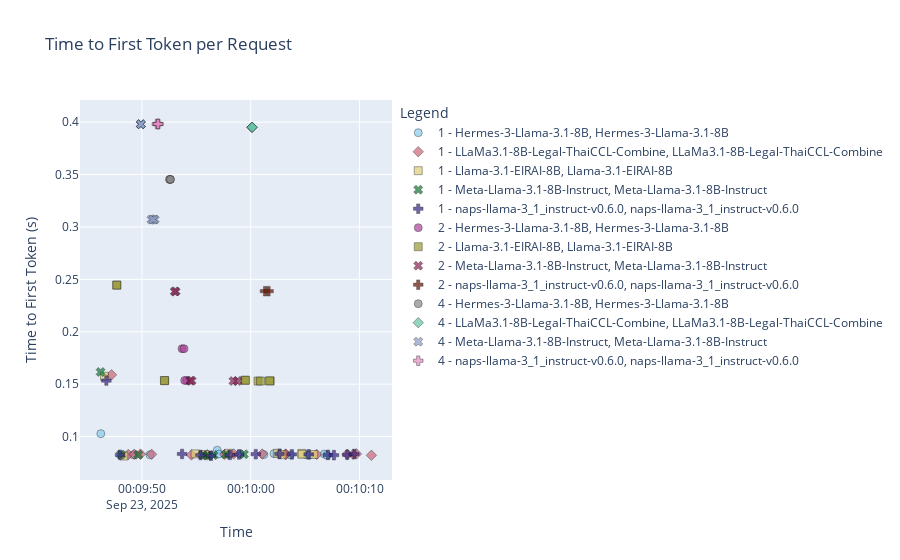
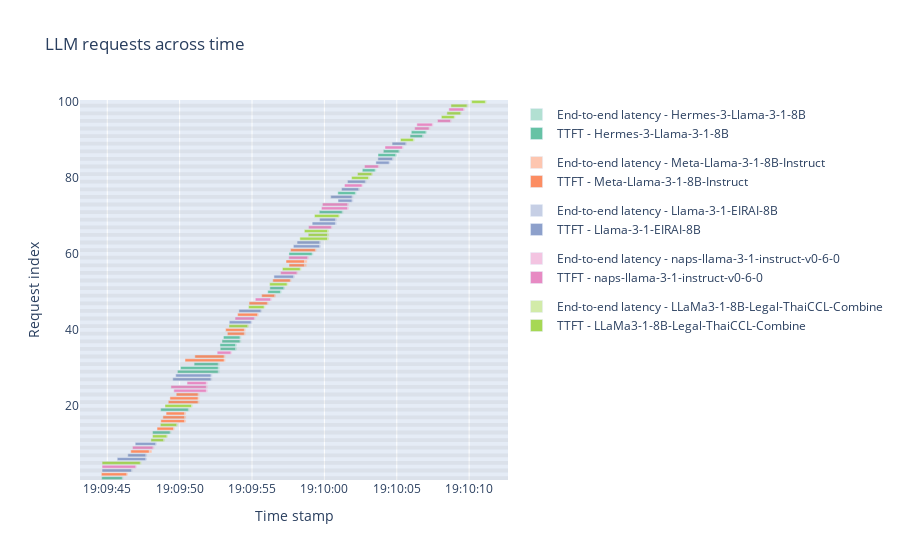

Notebook cell for these charts, in order:
### Markdown cell above
## 5_ckpts-100_reqs-1_qps_exponential_equally_spread

### Code cell
filename = '5_ckpts-100_reqs-1_qps_exponential_equally_spread'
runname = '20250922-190941.709402'
grafana_path = f'../data/bundle_tests/amit_tests_v2/{filename}/grafana-{filename}.csv'
jsons_path = f'../data/bundle_tests/amit_tests_v2/{filename}/{runname}'

get_reports(grafana_path, jsons_path, filename)

### Figure 1 — Plotly figure (JSON) as saved in the notebook; plotly's stock layout.template omitted (floating-point values rounded to 4 significant figures)
{"data": [{"customdata": [["1", "Hermes-3-Llama-3.1-8B"], ["1", "Hermes-3-Llama-3.1-8B"], ["1", "Hermes-3-Llama-3.1-8B"], ["1", "Hermes-3-Llama-3.1-8B"], ["1", "Hermes-3-Llama-3.1-8B"], ["1", "Hermes-3-Llama-3.1-8B"], ["1", "Hermes-3-Llama-3.1-8B"], ["1", "Hermes-3-Llama-3.1-8B"], ["1", "Hermes-3-Llama-3.1-8B"], ["1", "Hermes-3-Llama-3.1-8B"], ["1", "Hermes-3-Llama-3.1-8B"], ["1", "Hermes-3-Llama-3.1-8B"], ["1", "Hermes-3-Llama-3.1-8B"]], "hovertemplate": "Batch Size - Model=1 - Hermes-3-Llama-3.1-8B<br>Model=%{customdata[1]}<br>Time=%{x}<br>Time to First Token (s)=%{y}<br>Batch Size=%{customdata[0]}<extra></extra>", "legendgroup": "1 - Hermes-3-Llama-3.1-8B, Hermes-3-Llama-3.1-8B", "marker": {"color": "rgb(136, 204, 238)", "line": {"color": "black", "width": 0.5}, "opacity": 0.7, "size": 8, "symbol": "circle"}, "mode": "markers", "name": "1 - Hermes-3-Llama-3.1-8B, Hermes-3-Llama-3.1-8B", "orientation": "v", "showlegend": true, "type": "scatter", "x": ["2025-09-23T00:09:46.224718", "2025-09-23T00:09:49.203804", "2025-09-23T00:09:50.735673", "2025-09-23T00:09:56.924006", "2025-09-23T00:09:57.055830", "2025-09-23T00:09:59.008759", "2025-09-23T00:10:01.207513", "2025-09-23T00:10:02.141296", "2025-09-23T00:10:03.627713", "2025-09-23T00:10:05.127409", "2025-09-23T00:10:05.398404", "2025-09-23T00:10:06.759129", "2025-09-23T00:10:07.020838"], "xaxis": "x", "y": [0.1028, 0.08259, 0.0826, 0.08703, 0.08327, 0.08355, 0.08281, 0.08372, 0.08251, 0.08257, 0.08242, 0.08334, 0.08204], "yaxis": "y"}, {"customdata": [["1", "LLaMa3.1-8B-Legal-ThaiCCL-Combine"], ["1", "LLaMa3.1-8B-Legal-ThaiCCL-Combine"], ["1", "LLaMa3.1-8B-Legal-ThaiCCL-Combine"], ["1", "LLaMa3.1-8B-Legal-ThaiCCL-Combine"], ["1", "LLaMa3.1-8B-Legal-ThaiCCL-Combine"], ["1", "LLaMa3.1-8B-Legal-ThaiCCL-Combine"], ["1", "LLaMa3.1-8B-Legal-ThaiCCL-Combine"], ["1", "LLaMa3.1-8B-Legal-ThaiCCL-Combine"], ["1", "LLaMa3.1-8B-Legal-ThaiCCL-Combine"], ["1", "LLaMa3.1-8B-Legal-ThaiCCL-Combine"], ["1", "LLaMa3.1-8B-Legal-ThaiCCL-Combine"], ["1", "LLaMa3.1-8B-Legal-ThaiCCL-Combine"], ["1", "LLaMa3.1-8B-Legal-ThaiCCL-Combine"], ["1", "LLaMa3.1-8B-Legal-ThaiCCL-Combine"], ["1", "LLaMa3.1-8B-Legal-ThaiCCL-Combine"], ["1", "LLaMa3.1-8B-Legal-ThaiCCL-Combine"], ["1", "LLaMa3.1-8B-Legal-ThaiCCL-Combine"]], "hovertemplate": "Batch Size - Model=1 - LLaMa3.1-8B-Legal-ThaiCCL-Combine<br>Model=%{customdata[1]}<br>Time=%{x}<br>Time to First Token (s)=%{y}<br>Batch Size=%{customdata[0]}<extra></extra>", "legendgroup": "1 - LLaMa3.1-8B-Legal-ThaiCCL-Combine, LLaMa3.1-8B-Legal-ThaiCCL-Combine", "marker": {"color": "rgb(204, 102, 119)", "line": {"color": "black", "width": 0.5}, "opacity": 0.7, "size": 8, "symbol": "diamond"}, "mode": "markers", "name": "1 - LLaMa3.1-8B-Legal-ThaiCCL-Combine, LLaMa3.1-8B-Legal-ThaiCCL-Combine", "orientation": "v", "showlegend": true, "type": "scatter", "x": ["2025-09-23T00:09:47.211503", "2025-09-23T00:09:48.747005", "2025-09-23T00:09:49.293711", "2025-09-23T00:09:49.866121", "2025-09-23T00:09:50.896176", "2025-09-23T00:09:54.549189", "2025-09-23T00:09:56.008725", "2025-09-23T00:09:57.617298", "2025-09-23T00:09:58.437294", "2025-09-23T00:10:01.053963", "2025-09-23T00:10:03.205754", "2025-09-23T00:10:03.221514", "2025-09-23T00:10:06.059694", "2025-09-23T00:10:08.864068", "2025-09-23T00:10:09.401206", "2025-09-23T00:10:09.718774", "2025-09-23T00:10:11.088511"], "xaxis": "x", "y": [0.1589, 0.08292, 0.08313, 0.08333, 0.08305, 0.08245, 0.08265, 0.08302, 0.08339, 0.08339, 0.08331, 0.0829, 0.08298, 0.08313, 0.08296, 0.08347, 0.08213], "yaxis": "y"}, {"customdata": [["1", "Llama-3.1-EIRAI-8B"], ["1", "Llama-3.1-EIRAI-8B"], ["1", "Llama-3.1-EIRAI-8B"], ["1", "Llama-3.1-EIRAI-8B"], ["1", "Llama-3.1-EIRAI-8B"], ["1", "Llama-3.1-EIRAI-8B"], ["1", "Llama-3.1-EIRAI-8B"], ["1", "Llama-3.1-EIRAI-8B"], ["1", "Llama-3.1-EIRAI-8B"], ["1", "Llama-3.1-EIRAI-8B"]], "hovertemplate": "Batch Size - Model=1 - Llama-3.1-EIRAI-8B<br>Model=%{customdata[1]}<br>Time=%{x}<br>Time to First Token (s)=%{y}<br>Batch Size=%{customdata[0]}<extra></extra>", "legendgroup": "1 - Llama-3.1-EIRAI-8B, Llama-3.1-EIRAI-8B", "marker": {"color": "rgb(221, 204, 119)", "line": {"color": "black", "width": 0.5}, "opacity": 0.7, "size": 8, "symbol": "square"}, "mode": "markers", "name": "1 - Llama-3.1-EIRAI-8B, Llama-3.1-EIRAI-8B", "orientation": "v", "showlegend": true, "type": "scatter", "x": ["2025-09-23T00:09:46.565457", "2025-09-23T00:09:48.343934", "2025-09-23T00:09:54.887146", "2025-09-23T00:09:55.785650", "2025-09-23T00:09:57.966811", "2025-09-23T00:10:02.441089", "2025-09-23T00:10:02.869107", "2025-09-23T00:10:04.698115", "2025-09-23T00:10:04.721263", "2025-09-23T00:10:05.791009"], "xaxis": "x", "y": [0.1575, 0.08145, 0.08349, 0.08273, 0.08404, 0.0841, 0.08269, 0.08392, 0.08304, 0.0829], "yaxis": "y"}, {"customdata": [["1", "Meta-Llama-3.1-8B-Instruct"], ["1", "Meta-Llama-3.1-8B-Instruct"], ["1", "Meta-Llama-3.1-8B-Instruct"], ["1", "Meta-Llama-3.1-8B-Instruct"], ["1", "Meta-Llama-3.1-8B-Instruct"], ["1", "Meta-Llama-3.1-8B-Instruct"], ["1", "Meta-Llama-3.1-8B-Instruct"], ["1", "Meta-Llama-3.1-8B-Instruct"]], "hovertemplate": "Batch Size - Model=1 - Meta-Llama-3.1-8B-Instruct<br>Model=%{customdata[1]}<br>Time=%{x}<br>Time to First Token (s)=%{y}<br>Batch Size=%{customdata[0]}<extra></extra>", "legendgroup": "1 - Meta-Llama-3.1-8B-Instruct, Meta-Llama-3.1-8B-Instruct", "marker": {"color": "rgb(17, 119, 51)", "line": {"color": "black", "width": 0.5}, "opacity": 0.7, "size": 8, "symbol": "x"}, "mode": "markers", "name": "1 - Meta-Llama-3.1-8B-Instruct, Meta-Llama-3.1-8B-Instruct", "orientation": "v", "showlegend": true, "type": "scatter", "x": ["2025-09-23T00:09:46.204226", "2025-09-23T00:09:48.069494", "2025-09-23T00:09:49.665792", "2025-09-23T00:09:55.603568", "2025-09-23T00:09:56.009435", "2025-09-23T00:09:56.572344", "2025-09-23T00:09:57.716800", "2025-09-23T00:09:59.377111"], "xaxis": "x", "y": [0.1616, 0.08281, 0.08262, 0.08234, 0.08175, 0.08226, 0.0828, 0.08316], "yaxis": "y"}, {"customdata": [["1", "naps-llama-3_1_instruct-v0.6.0"], ["1", "naps-llama-3_1_instruct-v0.6.0"], ["1", "naps-llama-3_1_instruct-v0.6.0"], ["1", "naps-llama-3_1_instruct-v0.6.0"], ["1", "naps-llama-3_1_instruct-v0.6.0"], ["1", "naps-llama-3_1_instruct-v0.6.0"], ["1", "naps-llama-3_1_instruct-v0.6.0"], ["1", "naps-llama-3_1_instruct-v0.6.0"], ["1", "naps-llama-3_1_instruct-v0.6.0"], ["1", "naps-llama-3_1_instruct-v0.6.0"], ["1", "naps-llama-3_1_instruct-v0.6.0"], ["1", "naps-llama-3_1_instruct-v0.6.0"], ["1", "naps-llama-3_1_instruct-v0.6.0"], ["1", "naps-llama-3_1_instruct-v0.6.0"], ["1", "naps-llama-3_1_instruct-v0.6.0"]], "hovertemplate": "Batch Size - Model=1 - naps-llama-3_1_instruct-v0.6.0<br>Model=%{customdata[1]}<br>Time=%{x}<br>Time to First Token (s)=%{y}<br>Batch Size=%{customdata[0]}<extra></extra>", "legendgroup": "1 - naps-llama-3_1_instruct-v0.6.0, naps-llama-3_1_instruct-v0.6.0", "marker": {"color": "rgb(51, 34, 136)", "line": {"color": "black", "width": 0.5}, "opacity": 0.7, "size": 8, "symbol": "cross"}, "mode": "markers", "name": "1 - naps-llama-3_1_instruct-v0.6.0, naps-llama-3_1_instruct-v0.6.0", "orientation": "v", "showlegend": true, "type": "scatter", "x": ["2025-09-23T00:09:46.733172", "2025-09-23T00:09:47.995620", "2025-09-23T00:09:53.690665", "2025-09-23T00:09:55.386278", "2025-09-23T00:09:56.352456", "2025-09-23T00:09:58.088413", "2025-09-23T00:09:58.929068", "2025-09-23T00:10:00.462795", "2025-09-23T00:10:02.643148", "2025-09-23T00:10:03.783678", "2025-09-23T00:10:05.326899", "2025-09-23T00:10:07.103759", "2025-09-23T00:10:07.647013", "2025-09-23T00:10:08.865282", "2025-09-23T00:10:09.522577"], "xaxis": "x", "y": [0.1534, 0.08262, 0.0834, 0.08241, 0.08168, 0.08252, 0.0829, 0.08319, 0.08351, 0.083, 0.08302, 0.08254, 0.08224, 0.08259, 0.08336], "yaxis": "y"}, {"customdata": [["2", "Hermes-3-Llama-3.1-8B"], ["2", "Hermes-3-Llama-3.1-8B"], ["2", "Hermes-3-Llama-3.1-8B"], ["2", "Hermes-3-Llama-3.1-8B"]], "hovertemplate": "Batch Size - Model=2 - Hermes-3-Llama-3.1-8B<br>Model=%{customdata[1]}<br>Time=%{x}<br>Time to First Token (s)=%{y}<br>Batch Size=%{customdata[0]}<extra></extra>", "legendgroup": "2 - Hermes-3-Llama-3.1-8B, Hermes-3-Llama-3.1-8B", "marker": {"color": "rgb(170, 68, 153)", "line": {"color": "black", "width": 0.5}, "opacity": 0.7, "size": 8, "symbol": "circle"}, "mode": "markers", "name": "2 - Hermes-3-Llama-3.1-8B, Hermes-3-Llama-3.1-8B", "orientation": "v", "showlegend": true, "type": "scatter", "x": ["2025-09-23T00:09:53.682927", "2025-09-23T00:09:53.873850", "2025-09-23T00:09:54.105125", "2025-09-23T00:09:53.931096"], "xaxis": "x", "y": [0.1838, 0.1838, 0.1536, 0.1536], "yaxis": "y"}, {"customdata": [["2", "Llama-3.1-EIRAI-8B"], ["2", "Llama-3.1-EIRAI-8B"], ["2", "Llama-3.1-EIRAI-8B"], ["2", "Llama-3.1-EIRAI-8B"], ["2", "Llama-3.1-EIRAI-8B"], ["2", "Llama-3.1-EIRAI-8B"], ["2", "Llama-3.1-EIRAI-8B"], ["2", "Llama-3.1-EIRAI-8B"], ["2", "Llama-3.1-EIRAI-8B"], ["2", "Llama-3.1-EIRAI-8B"]], "hovertemplate": "Batch Size - Model=2 - Llama-3.1-EIRAI-8B<br>Model=%{customdata[1]}<br>Time=%{x}<br>Time to First Token (s)=%{y}<br>Batch Size=%{customdata[0]}<extra></extra>", "legendgroup": "2 - Llama-3.1-EIRAI-8B, Llama-3.1-EIRAI-8B", "marker": {"color": "rgb(153, 153, 51)", "line": {"color": "black", "width": 0.5}, "opacity": 0.7, "size": 8, "symbol": "square"}, "mode": "markers", "name": "2 - Llama-3.1-EIRAI-8B, Llama-3.1-EIRAI-8B", "orientation": "v", "showlegend": true, "type": "scatter", "x": ["2025-09-23T00:09:47.699569", "2025-09-23T00:09:47.686831", "2025-09-23T00:09:52.092642", "2025-09-23T00:09:52.069908", "2025-09-23T00:09:59.448540", "2025-09-23T00:09:59.532791", "2025-09-23T00:10:00.670219", "2025-09-23T00:10:00.908615", "2025-09-23T00:10:01.794464", "2025-09-23T00:10:01.725215"], "xaxis": "x", "y": [0.2445, 0.2445, 0.1534, 0.1534, 0.1537, 0.1537, 0.153, 0.153, 0.1531, 0.1531], "yaxis": "y"}, {"customdata": [["2", "Meta-Llama-3.1-8B-Instruct"], ["2", "Meta-Llama-3.1-8B-Instruct"], ["2", "Meta-Llama-3.1-8B-Instruct"], ["2", "Meta-Llama-3.1-8B-Instruct"], ["2", "Meta-Llama-3.1-8B-Instruct"], ["2", "Meta-Llama-3.1-8B-Instruct"]], "hovertemplate": "Batch Size - Model=2 - Meta-Llama-3.1-8B-Instruct<br>Model=%{customdata[1]}<br>Time=%{x}<br>Time to First Token (s)=%{y}<br>Batch Size=%{customdata[0]}<extra></extra>", "legendgroup": "2 - Meta-Llama-3.1-8B-Instruct, Meta-Llama-3.1-8B-Instruct", "marker": {"color": "rgb(136, 34, 85)", "line": {"color": "black", "width": 0.5}, "opacity": 0.7, "size": 8, "symbol": "x"}, "mode": "markers", "name": "2 - Meta-Llama-3.1-8B-Instruct, Meta-Llama-3.1-8B-Instruct", "orientation": "v", "showlegend": true, "type": "scatter", "x": ["2025-09-23T00:09:53.109266", "2025-09-23T00:09:53.007708", "2025-09-23T00:09:54.456938", "2025-09-23T00:09:54.576495", "2025-09-23T00:09:58.774387", "2025-09-23T00:09:58.404447"], "xaxis": "x", "y": [0.2385, 0.2385, 0.1533, 0.1533, 0.153, 0.153], "yaxis": "y"}, {"customdata": [["2", "naps-llama-3_1_instruct-v0.6.0"], ["2", "naps-llama-3_1_instruct-v0.6.0"]], "hovertemplate": "Batch Size - Model=2 - naps-llama-3_1_instruct-v0.6.0<br>Model=%{customdata[1]}<br>Time=%{x}<br>Time to First Token (s)=%{y}<br>Batch Size=%{customdata[0]}<extra></extra>", "legendgroup": "2 - naps-llama-3_1_instruct-v0.6.0, naps-llama-3_1_instruct-v0.6.0", "marker": {"color": "rgb(102, 17, 0)", "line": {"color": "black", "width": 0.5}, "opacity": 0.7, "size": 8, "symbol": "cross"}, "mode": "markers", "name": "2 - naps-llama-3_1_instruct-v0.6.0, naps-llama-3_1_instruct-v0.6.0", "orientation": "v", "showlegend": true, "type": "scatter", "x": ["2025-09-23T00:10:01.316241", "2025-09-23T00:10:01.637947"], "xaxis": "x", "y": [0.2387, 0.2387], "yaxis": "y"}, {"customdata": [["4", "Hermes-3-Llama-3.1-8B"], ["4", "Hermes-3-Llama-3.1-8B"], ["4", "Hermes-3-Llama-3.1-8B"]], "hovertemplate": "Batch Size - Model=4 - Hermes-3-Llama-3.1-8B<br>Model=%{customdata[1]}<br>Time=%{x}<br>Time to First Token (s)=%{y}<br>Batch Size=%{customdata[0]}<extra></extra>", "legendgroup": "4 - Hermes-3-Llama-3.1-8B, Hermes-3-Llama-3.1-8B", "marker": {"color": "rgb(136, 136, 136)", "line": {"color": "black", "width": 0.5}, "opacity": 0.7, "size": 8, "symbol": "circle"}, "mode": "markers", "name": "4 - Hermes-3-Llama-3.1-8B, Hermes-3-Llama-3.1-8B", "orientation": "v", "showlegend": true, "type": "scatter", "x": ["2025-09-23T00:09:52.598908", "2025-09-23T00:09:52.530962", "2025-09-23T00:09:52.626865"], "xaxis": "x", "y": [0.3454, 0.3454, 0.3454], "yaxis": "y"}, {"customdata": [["4", "LLaMa3.1-8B-Legal-ThaiCCL-Combine"], ["4", "LLaMa3.1-8B-Legal-ThaiCCL-Combine"], ["4", "LLaMa3.1-8B-Legal-ThaiCCL-Combine"]], "hovertemplate": "Batch Size - Model=4 - LLaMa3.1-8B-Legal-ThaiCCL-Combine<br>Model=%{customdata[1]}<br>Time=%{x}<br>Time to First Token (s)=%{y}<br>Batch Size=%{customdata[0]}<extra></extra>", "legendgroup": "4 - LLaMa3.1-8B-Legal-ThaiCCL-Combine, LLaMa3.1-8B-Legal-ThaiCCL-Combine", "marker": {"color": "rgb(102,194,165)", "line": {"color": "black", "width": 0.5}, "opacity": 0.7, "size": 8, "symbol": "diamond"}, "mode": "markers", "name": "4 - LLaMa3.1-8B-Legal-ThaiCCL-Combine, LLaMa3.1-8B-Legal-ThaiCCL-Combine", "orientation": "v", "showlegend": true, "type": "scatter", "x": ["2025-09-23T00:10:00.109101", "2025-09-23T00:10:00.111848", "2025-09-23T00:10:00.137543"], "xaxis": "x", "y": [0.3951, 0.3951, 0.3951], "yaxis": "y"}, {"customdata": [["4", "Meta-Llama-3.1-8B-Instruct"], ["4", "Meta-Llama-3.1-8B-Instruct"], ["4", "Meta-Llama-3.1-8B-Instruct"], ["4", "Meta-Llama-3.1-8B-Instruct"], ["4", "Meta-Llama-3.1-8B-Instruct"], ["4", "Meta-Llama-3.1-8B-Instruct"]], "hovertemplate": "Batch Size - Model=4 - Meta-Llama-3.1-8B-Instruct<br>Model=%{customdata[1]}<br>Time=%{x}<br>Time to First Token (s)=%{y}<br>Batch Size=%{customdata[0]}<extra></extra>", "legendgroup": "4 - Meta-Llama-3.1-8B-Instruct, Meta-Llama-3.1-8B-Instruct", "marker": {"color": "rgb(141,160,203)", "line": {"color": "black", "width": 0.5}, "opacity": 0.7, "size": 8, "symbol": "x"}, "mode": "markers", "name": "4 - Meta-Llama-3.1-8B-Instruct, Meta-Llama-3.1-8B-Instruct", "orientation": "v", "showlegend": true, "type": "scatter", "x": ["2025-09-23T00:09:49.888029", "2025-09-23T00:09:49.913043", "2025-09-23T00:09:49.910771", "2025-09-23T00:09:51.177831", "2025-09-23T00:09:50.880860", "2025-09-23T00:09:51.032919"], "xaxis": "x", "y": [0.398, 0.398, 0.398, 0.3071, 0.3071, 0.3071], "yaxis": "y"}, {"customdata": [["4", "naps-llama-3_1_instruct-v0.6.0"], ["4", "naps-llama-3_1_instruct-v0.6.0"], ["4", "naps-llama-3_1_instruct-v0.6.0"]], "hovertemplate": "Batch Size - Model=4 - naps-llama-3_1_instruct-v0.6.0<br>Model=%{customdata[1]}<br>Time=%{x}<br>Time to First Token (s)=%{y}<br>Batch Size=%{customdata[0]}<extra></extra>", "legendgroup": "4 - naps-llama-3_1_instruct-v0.6.0, naps-llama-3_1_instruct-v0.6.0", "marker": {"color": "rgb(231,138,195)", "line": {"color": "black", "width": 0.5}, "opacity": 0.7, "size": 8, "symbol": "cross"}, "mode": "markers", "name": "4 - naps-llama-3_1_instruct-v0.6.0, naps-llama-3_1_instruct-v0.6.0", "orientation": "v", "showlegend": true, "type": "scatter", "x": ["2025-09-23T00:09:51.378527", "2025-09-23T00:09:51.519290", "2025-09-23T00:09:51.475047"], "xaxis": "x", "y": [0.3982, 0.3982, 0.3982], "yaxis": "y"}], "layout": {"legend": {"groupclick": "toggleitem", "title": {"text": "Legend"}, "tracegroupgap": 0}, "title": {"text": "Time to First Token per Request"}, "xaxis": {"anchor": "y", "domain": [0, 1], "title": {"text": "Time"}}, "yaxis": {"anchor": "x", "domain": [0, 1], "title": {"text": "Time to First Token (s)"}}}}

### Figure 2 — Plotly figure (JSON) as saved in the notebook; plotly's stock layout.template omitted (floating-point values rounded to 4 significant figures)
{"data": [{"base": ["1900-01-01 19:09:44.616363", "1900-01-01 19:09:48.131918", "1900-01-01 19:09:48.689782", "1900-01-01 19:09:49.849358", "1900-01-01 19:09:50.062782", "1900-01-01 19:09:51.001561", "1900-01-01 19:09:52.805139", "1900-01-01 19:09:52.785645", "1900-01-01 19:09:52.926255", "1900-01-01 19:09:53.025723", "1900-01-01 19:09:56.091101", "1900-01-01 19:09:56.233871", "1900-01-01 19:09:57.551343", "1900-01-01 19:09:59.648250", "1900-01-01 19:10:00.931010", "1900-01-01 19:10:02.621085", "1900-01-01 19:10:03.703559", "1900-01-01 19:10:04.075595", "1900-01-01 19:10:05.917720", "1900-01-01 19:10:06.005239"], "legendgroup": "Hermes-3-Llama-3-1-8B", "marker": {"color": "#b2e0d2"}, "name": "End-to-end latency - Hermes-3-Llama-3-1-8B", "offsetgroup": "Hermes-3-Llama-3-1-8B-latency", "orientation": "h", "type": "bar", "x": [1498.0, 1296.0, 1992.0, 2918.0, 2704.0, 1766.0, 1147.0, 1171.0, 1332.0, 1233.0, 956.6, 1042.0, 1686.0, 1664.0, 1290.0, 969.8, 1308.0, 1159.0, 948.4, 1090.0], "y": [1, 13, 19, 29, 30, 31, 35, 36, 37, 38, 50, 51, 60, 71, 76, 82, 86, 87, 91, 92]}, {"base": ["1900-01-01 19:09:44.616363", "1900-01-01 19:09:48.131918", "1900-01-01 19:09:48.689782", "1900-01-01 19:09:49.849358", "1900-01-01 19:09:50.062782", "1900-01-01 19:09:51.001561", "1900-01-01 19:09:52.805139", "1900-01-01 19:09:52.785645", "1900-01-01 19:09:52.926255", "1900-01-01 19:09:53.025723", "1900-01-01 19:09:56.091101", "1900-01-01 19:09:56.233871", "1900-01-01 19:09:57.551343", "1900-01-01 19:09:59.648250", "1900-01-01 19:10:00.931010", "1900-01-01 19:10:02.621085", "1900-01-01 19:10:03.703559", "1900-01-01 19:10:04.075595", "1900-01-01 19:10:05.917720", "1900-01-01 19:10:06.005239"], "legendgroup": "Hermes-3-Llama-3-1-8B", "marker": {"color": "#66c2a5"}, "name": "TTFT - Hermes-3-Llama-3-1-8B", "offsetgroup": "Hermes-3-Llama-3-1-8B-ttft", "orientation": "h", "type": "bar", "x": [1418.0, 1210.0, 1907.0, 2813.0, 2599.0, 1660.0, 1054.0, 1077.0, 1240.0, 1141.0, 871.8, 957.5, 1596.0, 1578.0, 1204.0, 879.6, 1223.0, 1073.0, 861.4, 1006.0], "y": [1, 13, 19, 29, 30, 31, 35, 36, 37, 38, 50, 51, 60, 71, 76, 82, 86, 87, 91, 92]}, {"base": ["1900-01-01 19:09:44.594649", "1900-01-01 19:09:46.625336", "1900-01-01 19:09:48.439968", "1900-01-01 19:09:48.700880", "1900-01-01 19:09:48.843847", "1900-01-01 19:09:49.064114", "1900-01-01 19:09:49.217070", "1900-01-01 19:09:49.327919", "1900-01-01 19:09:49.767214", "1900-01-01 19:09:50.371189", "1900-01-01 19:09:51.052886", "1900-01-01 19:09:53.299621", "1900-01-01 19:09:53.182614", "1900-01-01 19:09:54.009095", "1900-01-01 19:09:54.797560", "1900-01-01 19:09:55.670877", "1900-01-01 19:09:56.438245", "1900-01-01 19:09:57.557062", "1900-01-01 19:09:57.349230", "1900-01-01 19:09:57.665355"], "legendgroup": "Meta-Llama-3-1-8B-Instruct", "marker": {"color": "#fdc6b0"}, "name": "End-to-end latency - Meta-Llama-3-1-8B-Instruct", "offsetgroup": "Meta-Llama-3-1-8B-Instruct-latency", "orientation": "h", "type": "bar", "x": [1840.0, 1461.0, 1221.0, 1746.0, 1606.0, 1386.0, 2157.0, 2048.0, 1612.0, 2800.0, 2117.0, 1261.0, 1381.0, 1460.0, 1344.0, 981.2, 1289.0, 1223.0, 1466.0, 1794.0], "y": [2, 8, 14, 16, 17, 18, 21, 22, 23, 32, 33, 39, 40, 44, 47, 49, 53, 57, 58, 61]}, {"base": ["1900-01-01 19:09:44.594649", "1900-01-01 19:09:46.625336", "1900-01-01 19:09:48.439968", "1900-01-01 19:09:48.700880", "1900-01-01 19:09:48.843847", "1900-01-01 19:09:49.064114", "1900-01-01 19:09:49.217070", "1900-01-01 19:09:49.327919", "1900-01-01 19:09:49.767214", "1900-01-01 19:09:50.371189", "1900-01-01 19:09:51.052886", "1900-01-01 19:09:53.299621", "1900-01-01 19:09:53.182614", "1900-01-01 19:09:54.009095", "1900-01-01 19:09:54.797560", "1900-01-01 19:09:55.670877", "1900-01-01 19:09:56.438245", "1900-01-01 19:09:57.557062", "1900-01-01 19:09:57.349230", "1900-01-01 19:09:57.665355"], "legendgroup": "Meta-Llama-3-1-8B-Instruct", "marker": {"color": "#fc8d62"}, "name": "TTFT - Meta-Llama-3-1-8B-Instruct", "offsetgroup": "Meta-Llama-3-1-8B-Instruct-ttft", "orientation": "h", "type": "bar", "x": [1752.0, 1274.0, 1135.0, 1642.0, 1500.0, 1279.0, 2052.0, 1942.0, 1505.0, 2700.0, 2016.0, 1168.0, 1287.0, 1378.0, 1259.0, 894.0, 1206.0, 1064.0, 1276.0, 1708.0], "y": [2, 8, 14, 16, 17, 18, 21, 22, 23, 32, 33, 39, 40, 44, 47, 49, 53, 57, 58, 61]}, {"base": ["1900-01-01 19:09:44.640031", "1900-01-01 19:09:45.688810", "1900-01-01 19:09:46.419663", "1900-01-01 19:09:46.931247", "1900-01-01 19:09:49.527960", "1900-01-01 19:09:49.732563", "1900-01-01 19:09:53.429313", "1900-01-01 19:09:54.094918", "1900-01-01 19:09:56.514815", "1900-01-01 19:09:57.860615", "1900-01-01 19:09:58.112780", "1900-01-01 19:09:59.156320", "1900-01-01 19:09:59.668754", "1900-01-01 19:10:00.942445", "1900-01-01 19:10:00.439599", "1900-01-01 19:10:01.188565", "1900-01-01 19:10:01.599552", "1900-01-01 19:10:03.558353", "1900-01-01 19:10:03.697388", "1900-01-01 19:10:04.676915"], "legendgroup": "Llama-3-1-EIRAI-8B", "marker": {"color": "#c6cfe5"}, "name": "End-to-end latency - Llama-3-1-EIRAI-8B", "offsetgroup": "Llama-3-1-EIRAI-8B-latency", "orientation": "h", "type": "bar", "x": [2113.0, 2061.0, 1333.0, 1499.0, 2727.0, 2526.0, 1596.0, 1602.0, 1443.0, 1897.0, 1652.0, 1699.0, 1188.0, 1058.0, 1562.0, 1267.0, 1311.0, 1002.0, 1088.0, 1026.0], "y": [3, 6, 7, 10, 27, 28, 42, 45, 54, 62, 63, 68, 69, 74, 75, 77, 79, 84, 85, 89]}, {"base": ["1900-01-01 19:09:44.640031", "1900-01-01 19:09:45.688810", "1900-01-01 19:09:46.419663", "1900-01-01 19:09:46.931247", "1900-01-01 19:09:49.527960", "1900-01-01 19:09:49.732563", "1900-01-01 19:09:53.429313", "1900-01-01 19:09:54.094918", "1900-01-01 19:09:56.514815", "1900-01-01 19:09:57.860615", "1900-01-01 19:09:58.112780", "1900-01-01 19:09:59.156320", "1900-01-01 19:09:59.668754", "1900-01-01 19:10:00.942445", "1900-01-01 19:10:00.439599", "1900-01-01 19:10:01.188565", "1900-01-01 19:10:01.599552", "1900-01-01 19:10:03.558353", "1900-01-01 19:10:03.697388", "1900-01-01 19:10:04.676915"], "legendgroup": "Llama-3-1-EIRAI-8B", "marker": {"color": "#8da0cb"}, "name": "TTFT - Llama-3-1-EIRAI-8B", "offsetgroup": "Llama-3-1-EIRAI-8B-ttft", "orientation": "h", "type": "bar", "x": [2027.0, 1970.0, 1239.0, 1414.0, 2633.0, 2431.0, 1506.0, 1517.0, 1356.0, 1812.0, 1564.0, 1606.0, 1093.0, 962.2, 1467.0, 1181.0, 1225.0, 914.7, 1002.0, 944.6], "y": [3, 6, 7, 10, 27, 28, 42, 45, 54, 62, 63, 68, 69, 74, 75, 77, 79, 84, 85, 89]}, {"base": ["1900-01-01 19:09:44.638651", "1900-01-01 19:09:46.745768", "1900-01-01 19:09:49.599243", "1900-01-01 19:09:49.398118", "1900-01-01 19:09:50.512691", "1900-01-01 19:09:52.593315", "1900-01-01 19:09:53.827636", "1900-01-01 19:09:55.228347", "1900-01-01 19:09:56.978232", "1900-01-01 19:09:57.541562", "1900-01-01 19:09:58.911263", "1900-01-01 19:09:59.798178", "1900-01-01 19:09:59.864095", "1900-01-01 19:10:01.388468", "1900-01-01 19:10:02.776591", "1900-01-01 19:10:04.186804", "1900-01-01 19:10:06.239637", "1900-01-01 19:10:06.390964", "1900-01-01 19:10:07.816356", "1900-01-01 19:10:08.598702"], "legendgroup": "naps-llama-3-1-instruct-v0-6-0", "marker": {"color": "#f3c4e1"}, "name": "End-to-end latency - naps-llama-3-1-instruct-v0-6-0", "offsetgroup": "naps-llama-3-1-instruct-v0-6-0-latency", "orientation": "h", "type": "bar", "x": [2412.0, 1510.0, 2349.0, 2551.0, 1437.0, 1031.0, 1416.0, 1143.0, 1210.0, 1389.0, 1646.0, 1902.0, 1837.0, 1294.0, 1036.0, 1288.0, 1075.0, 1148.0, 979.7, 1108.0], "y": [4, 9, 24, 25, 26, 34, 43, 48, 55, 59, 67, 72, 73, 78, 83, 88, 93, 94, 95, 98]}, {"base": ["1900-01-01 19:09:44.638651", "1900-01-01 19:09:46.745768", "1900-01-01 19:09:49.599243", "1900-01-01 19:09:49.398118", "1900-01-01 19:09:50.512691", "1900-01-01 19:09:52.593315", "1900-01-01 19:09:53.827636", "1900-01-01 19:09:55.228347", "1900-01-01 19:09:56.978232", "1900-01-01 19:09:57.541562", "1900-01-01 19:09:58.911263", "1900-01-01 19:09:59.798178", "1900-01-01 19:09:59.864095", "1900-01-01 19:10:01.388468", "1900-01-01 19:10:02.776591", "1900-01-01 19:10:04.186804", "1900-01-01 19:10:06.239637", "1900-01-01 19:10:06.390964", "1900-01-01 19:10:07.816356", "1900-01-01 19:10:08.598702"], "legendgroup": "naps-llama-3-1-instruct-v0-6-0", "marker": {"color": "#e78ac3"}, "name": "TTFT - naps-llama-3-1-instruct-v0-6-0", "offsetgroup": "naps-llama-3-1-instruct-v0-6-0-ttft", "orientation": "h", "type": "bar", "x": [2328.0, 1406.0, 2242.0, 2444.0, 1326.0, 946.5, 1332.0, 1058.0, 1122.0, 1302.0, 1560.0, 1806.0, 1742.0, 1207.0, 949.1, 1204.0, 989.7, 1062.0, 893.9, 1024.0], "y": [4, 9, 24, 25, 26, 34, 43, 48, 55, 59, 67, 72, 73, 78, 83, 88, 93, 94, 95, 98]}, {"base": ["1900-01-01 19:09:44.643077", "1900-01-01 19:09:48.017085", "1900-01-01 19:09:48.129515", "1900-01-01 19:09:48.668319", "1900-01-01 19:09:48.987492", "1900-01-01 19:09:53.411927", "1900-01-01 19:09:54.766416", "1900-01-01 19:09:56.218573", "1900-01-01 19:09:57.102946", "1900-01-01 19:09:58.305084", "1900-01-01 19:09:58.884110", "1900-01-01 19:09:58.618115", "1900-01-01 19:09:59.319434", "1900-01-01 19:10:01.879421", "1900-01-01 19:10:02.289189", "1900-01-01 19:10:05.259760", "1900-01-01 19:10:08.083500", "1900-01-01 19:10:08.464586", "1900-01-01 19:10:08.743042", "1900-01-01 19:10:10.174809"], "legendgroup": "LLaMa3-1-8B-Legal-ThaiCCL-Combine", "marker": {"color": "#d2eba9"}, "name": "End-to-end latency - LLaMa3-1-8B-Legal-ThaiCCL-Combine", "offsetgroup": "LLaMa3-1-8B-Legal-ThaiCCL-Combine-latency", "orientation": "h", "type": "bar", "x": [2719.0, 961.2, 1071.0, 1215.0, 1920.0, 1377.0, 1151.0, 1288.0, 1309.0, 2017.0, 1438.0, 1706.0, 1765.0, 1254.0, 1068.0, 981.1, 969.9, 1015.0, 1192.0, 1032.0], "y": [5, 11, 12, 15, 20, 41, 46, 52, 56, 64, 65, 66, 70, 80, 81, 90, 96, 97, 99, 100]}, {"base": ["1900-01-01 19:09:44.643077", "1900-01-01 19:09:48.017085", "1900-01-01 19:09:48.129515", "1900-01-01 19:09:48.668319", "1900-01-01 19:09:48.987492", "1900-01-01 19:09:53.411927", "1900-01-01 19:09:54.766416", "1900-01-01 19:09:56.218573", "1900-01-01 19:09:57.102946", "1900-01-01 19:09:58.305084", "1900-01-01 19:09:58.884110", "1900-01-01 19:09:58.618115", "1900-01-01 19:09:59.319434", "1900-01-01 19:10:01.879421", "1900-01-01 19:10:02.289189", "1900-01-01 19:10:05.259760", "1900-01-01 19:10:08.083500", "1900-01-01 19:10:08.464586", "1900-01-01 19:10:08.743042", "1900-01-01 19:10:10.174809"], "legendgroup": "LLaMa3-1-8B-Legal-ThaiCCL-Combine", "marker": {"color": "#a6d854"}, "name": "TTFT - LLaMa3-1-8B-Legal-ThaiCCL-Combine", "offsetgroup": "LLaMa3-1-8B-Legal-ThaiCCL-Combine-ttft", "orientation": "h", "type": "bar", "x": [2634.0, 872.3, 985.7, 1130.0, 1832.0, 1291.0, 1063.0, 1199.0, 1224.0, 1911.0, 1330.0, 1601.0, 1681.0, 1166.0, 986.6, 882.5, 885.9, 945.6, 1107.0, 944.4], "y": [5, 11, 12, 15, 20, 41, 46, 52, 56, 64, 65, 66, 70, 80, 81, 90, 96, 97, 99, 100]}], "layout": {"barmode": "overlay", "shapes": [{"fillcolor": "grey", "line": {"width": 0}, "opacity": 0.1, "type": "rect", "x0": 0, "x1": 1, "xref": "x domain", "y0": 0.5, "y1": 1.5, "yref": "y"}, {"fillcolor": "grey", "line": {"width": 0}, "opacity": 0.1, "type": "rect", "x0": 0, "x1": 1, "xref": "x domain", "y0": 2.5, "y1": 3.5, "yref": "y"}, {"fillcolor": "grey", "line": {"width": 0}, "opacity": 0.1, "type": "rect", "x0": 0, "x1": 1, "xref": "x domain", "y0": 4.5, "y1": 5.5, "yref": "y"}, {"fillcolor": "grey", "line": {"width": 0}, "opacity": 0.1, "type": "rect", "x0": 0, "x1": 1, "xref": "x domain", "y0": 6.5, "y1": 7.5, "yref": "y"}, {"fillcolor": "grey", "line": {"width": 0}, "opacity": 0.1, "type": "rect", "x0": 0, "x1": 1, "xref": "x domain", "y0": 8.5, "y1": 9.5, "yref": "y"}, {"fillcolor": "grey", "line": {"width": 0}, "opacity": 0.1, "type": "rect", "x0": 0, "x1": 1, "xref": "x domain", "y0": 10.5, "y1": 11.5, "yref": "y"}, {"fillcolor": "grey", "line": {"width": 0}, "opacity": 0.1, "type": "rect", "x0": 0, "x1": 1, "xref": "x domain", "y0": 12.5, "y1": 13.5, "yref": "y"}, {"fillcolor": "grey", "line": {"width": 0}, "opacity": 0.1, "type": "rect", "x0": 0, "x1": 1, "xref": "x domain", "y0": 14.5, "y1": 15.5, "yref": "y"}, {"fillcolor": "grey", "line": {"width": 0}, "opacity": 0.1, "type": "rect", "x0": 0, "x1": 1, "xref": "x domain", "y0": 16.5, "y1": 17.5, "yref": "y"}, {"fillcolor": "grey", "line": {"width": 0}, "opacity": 0.1, "type": "rect", "x0": 0, "x1": 1, "xref": "x domain", "y0": 18.5, "y1": 19.5, "yref": "y"}, {"fillcolor": "grey", "line": {"width": 0}, "opacity": 0.1, "type": "rect", "x0": 0, "x1": 1, "xref": "x domain", "y0": 20.5, "y1": 21.5, "yref": "y"}, {"fillcolor": "grey", "line": {"width": 0}, "opacity": 0.1, "type": "rect", "x0": 0, "x1": 1, "xref": "x domain", "y0": 22.5, "y1": 23.5, "yref": "y"}, {"fillcolor": "grey", "line": {"width": 0}, "opacity": 0.1, "type": "rect", "x0": 0, "x1": 1, "xref": "x domain", "y0": 24.5, "y1": 25.5, "yref": "y"}, {"fillcolor": "grey", "line": {"width": 0}, "opacity": 0.1, "type": "rect", "x0": 0, "x1": 1, "xref": "x domain", "y0": 26.5, "y1": 27.5, "yref": "y"}, {"fillcolor": "grey", "line": {"width": 0}, "opacity": 0.1, "type": "rect", "x0": 0, "x1": 1, "xref": "x domain", "y0": 28.5, "y1": 29.5, "yref": "y"}, {"fillcolor": "grey", "line": {"width": 0}, "opacity": 0.1, "type": "rect", "x0": 0, "x1": 1, "xref": "x domain", "y0": 30.5, "y1": 31.5, "yref": "y"}, {"fillcolor": "grey", "line": {"width": 0}, "opacity": 0.1, "type": "rect", "x0": 0, "x1": 1, "xref": "x domain", "y0": 32.5, "y1": 33.5, "yref": "y"}, {"fillcolor": "grey", "line": {"width": 0}, "opacity": 0.1, "type": "rect", "x0": 0, "x1": 1, "xref": "x domain", "y0": 34.5, "y1": 35.5, "yref": "y"}, {"fillcolor": "grey", "line": {"width": 0}, "opacity": 0.1, "type": "rect", "x0": 0, "x1": 1, "xref": "x domain", "y0": 36.5, "y1": 37.5, "yref": "y"}, {"fillcolor": "grey", "line": {"width": 0}, "opacity": 0.1, "type": "rect", "x0": 0, "x1": 1, "xref": "x domain", "y0": 38.5, "y1": 39.5, "yref": "y"}, {"fillcolor": "grey", "line": {"width": 0}, "opacity": 0.1, "type": "rect", "x0": 0, "x1": 1, "xref": "x domain", "y0": 40.5, "y1": 41.5, "yref": "y"}, {"fillcolor": "grey", "line": {"width": 0}, "opacity": 0.1, "type": "rect", "x0": 0, "x1": 1, "xref": "x domain", "y0": 42.5, "y1": 43.5, "yref": "y"}, {"fillcolor": "grey", "line": {"width": 0}, "opacity": 0.1, "type": "rect", "x0": 0, "x1": 1, "xref": "x domain", "y0": 44.5, "y1": 45.5, "yref": "y"}, {"fillcolor": "grey", "line": {"width": 0}, "opacity": 0.1, "type": "rect", "x0": 0, "x1": 1, "xref": "x domain", "y0": 46.5, "y1": 47.5, "yref": "y"}, {"fillcolor": "grey", "line": {"width": 0}, "opacity": 0.1, "type": "rect", "x0": 0, "x1": 1, "xref": "x domain", "y0": 48.5, "y1": 49.5, "yref": "y"}, {"fillcolor": "grey", "line": {"width": 0}, "opacity": 0.1, "type": "rect", "x0": 0, "x1": 1, "xref": "x domain", "y0": 50.5, "y1": 51.5, "yref": "y"}, {"fillcolor": "grey", "line": {"width": 0}, "opacity": 0.1, "type": "rect", "x0": 0, "x1": 1, "xref": "x domain", "y0": 52.5, "y1": 53.5, "yref": "y"}, {"fillcolor": "grey", "line": {"width": 0}, "opacity": 0.1, "type": "rect", "x0": 0, "x1": 1, "xref": "x domain", "y0": 54.5, "y1": 55.5, "yref": "y"}, {"fillcolor": "grey", "line": {"width": 0}, "opacity": 0.1, "type": "rect", "x0": 0, "x1": 1, "xref": "x domain", "y0": 56.5, "y1": 57.5, "yref": "y"}, {"fillcolor": "grey", "line": {"width": 0}, "opacity": 0.1, "type": "rect", "x0": 0, "x1": 1, "xref": "x domain", "y0": 58.5, "y1": 59.5, "yref": "y"}, {"fillcolor": "grey", "line": {"width": 0}, "opacity": 0.1, "type": "rect", "x0": 0, "x1": 1, "xref": "x domain", "y0": 60.5, "y1": 61.5, "yref": "y"}, {"fillcolor": "grey", "line": {"width": 0}, "opacity": 0.1, "type": "rect", "x0": 0, "x1": 1, "xref": "x domain", "y0": 62.5, "y1": 63.5, "yref": "y"}, {"fillcolor": "grey", "line": {"width": 0}, "opacity": 0.1, "type": "rect", "x0": 0, "x1": 1, "xref": "x domain", "y0": 64.5, "y1": 65.5, "yref": "y"}, {"fillcolor": "grey", "line": {"width": 0}, "opacity": 0.1, "type": "rect", "x0": 0, "x1": 1, "xref": "x domain", "y0": 66.5, "y1": 67.5, "yref": "y"}, {"fillcolor": "grey", "line": {"width": 0}, "opacity": 0.1, "type": "rect", "x0": 0, "x1": 1, "xref": "x domain", "y0": 68.5, "y1": 69.5, "yref": "y"}, {"fillcolor": "grey", "line": {"width": 0}, "opacity": 0.1, "type": "rect", "x0": 0, "x1": 1, "xref": "x domain", "y0": 70.5, "y1": 71.5, "yref": "y"}, {"fillcolor": "grey", "line": {"width": 0}, "opacity": 0.1, "type": "rect", "x0": 0, "x1": 1, "xref": "x domain", "y0": 72.5, "y1": 73.5, "yref": "y"}, {"fillcolor": "grey", "line": {"width": 0}, "opacity": 0.1, "type": "rect", "x0": 0, "x1": 1, "xref": "x domain", "y0": 74.5, "y1": 75.5, "yref": "y"}, {"fillcolor": "grey", "line": {"width": 0}, "opacity": 0.1, "type": "rect", "x0": 0, "x1": 1, "xref": "x domain", "y0": 76.5, "y1": 77.5, "yref": "y"}, {"fillcolor": "grey", "line": {"width": 0}, "opacity": 0.1, "type": "rect", "x0": 0, "x1": 1, "xref": "x domain", "y0": 78.5, "y1": 79.5, "yref": "y"}, {"fillcolor": "grey", "line": {"width": 0}, "opacity": 0.1, "type": "rect", "x0": 0, "x1": 1, "xref": "x domain", "y0": 80.5, "y1": 81.5, "yref": "y"}, {"fillcolor": "grey", "line": {"width": 0}, "opacity": 0.1, "type": "rect", "x0": 0, "x1": 1, "xref": "x domain", "y0": 82.5, "y1": 83.5, "yref": "y"}, {"fillcolor": "grey", "line": {"width": 0}, "opacity": 0.1, "type": "rect", "x0": 0, "x1": 1, "xref": "x domain", "y0": 84.5, "y1": 85.5, "yref": "y"}, {"fillcolor": "grey", "line": {"width": 0}, "opacity": 0.1, "type": "rect", "x0": 0, "x1": 1, "xref": "x domain", "y0": 86.5, "y1": 87.5, "yref": "y"}, {"fillcolor": "grey", "line": {"width": 0}, "opacity": 0.1, "type": "rect", "x0": 0, "x1": 1, "xref": "x domain", "y0": 88.5, "y1": 89.5, "yref": "y"}, {"fillcolor": "grey", "line": {"width": 0}, "opacity": 0.1, "type": "rect", "x0": 0, "x1": 1, "xref": "x domain", "y0": 90.5, "y1": 91.5, "yref": "y"}, {"fillcolor": "grey", "line": {"width": 0}, "opacity": 0.1, "type": "rect", "x0": 0, "x1": 1, "xref": "x domain", "y0": 92.5, "y1": 93.5, "yref": "y"}, {"fillcolor": "grey", "line": {"width": 0}, "opacity": 0.1, "type": "rect", "x0": 0, "x1": 1, "xref": "x domain", "y0": 94.5, "y1": 95.5, "yref": "y"}, {"fillcolor": "grey", "line": {"width": 0}, "opacity": 0.1, "type": "rect", "x0": 0, "x1": 1, "xref": "x domain", "y0": 96.5, "y1": 97.5, "yref": "y"}, {"fillcolor": "grey", "line": {"width": 0}, "opacity": 0.1, "type": "rect", "x0": 0, "x1": 1, "xref": "x domain", "y0": 98.5, "y1": 99.5, "yref": "y"}], "title": {"text": "LLM requests across time"}, "xaxis": {"hoverformat": "%H:%M:%S.%2f", "tickformat": "%H:%M:%S", "title": {"text": "Time stamp"}, "type": "date"}, "yaxis": {"title": {"text": "Request index"}}}}
